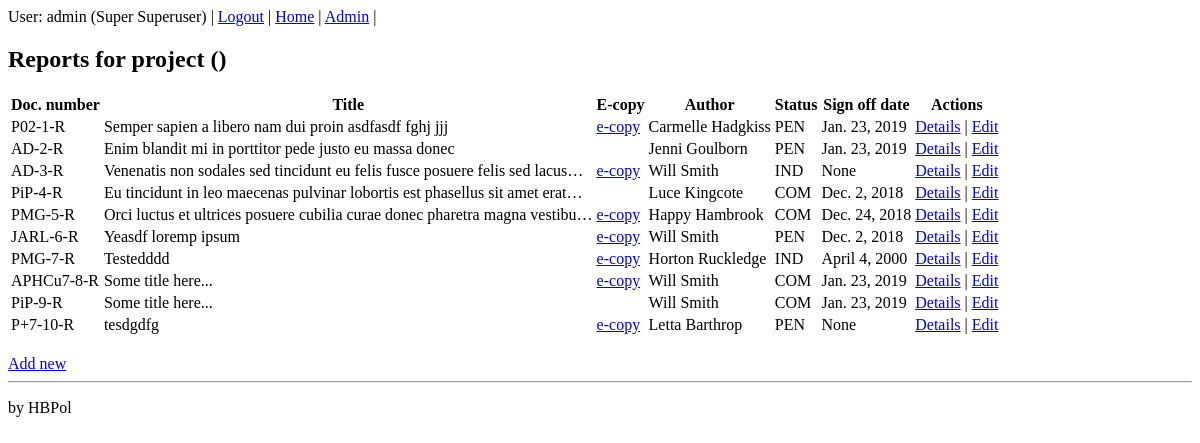
The app's page /coreapp/report/ (signed in), older data.
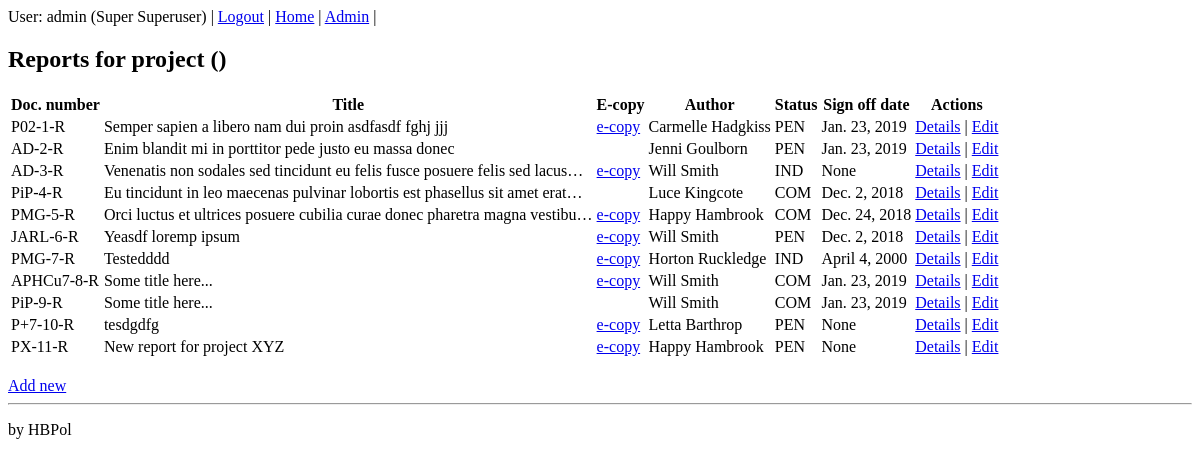
The same page, newer data.
### coreapp/models.py (models this page shows, shortened)
class Document(models.Model):
    author = models.ForeignKey(settings.AUTH_USER_MODEL, on_delete=models.SET_NULL, blank=True, null=True, verbose_name="Main author")
    project = models.ForeignKey(Project, on_delete=models.SET_NULL, blank=True, null=True, verbose_name="Associated project")
    title = models.TextField("Document title")
    location = models.ForeignKey(Location, on_delete=models.SET_NULL, blank=True, null=True, verbose_name="Hard copy location")
    document_code = models.CharField("Document code (e.g. study plan, report... )", max_length=3, choices=DOCUMENT_CODE, default='OTH')
    efile = models.FileField("Scanned copy", upload_to='uploads/', null=True, blank=True)
    class Meta:
        abstract = True

class Report(Document):
    study_plan = models.ManyToManyField(StudyPlan, verbose_name="Study plan(s)") # It is assumed each report has one study plan only (many-to-one)
    status = models.CharField("Document status", max_length=3, choices=DOCUMENT_STATUS, default='PEN')
    document_code = 'R'
    sign_date = models.DateField("Sign-off date", null=True, blank=True)

class Project(models.Model):
    name = models.CharField("Project name", max_length=128)
    leader = models.ForeignKey(settings.AUTH_USER_MODEL, on_delete=models.SET_NULL, blank=True, null=True, verbose_name="Project leader")
    prefix = models.CharField("Project code", max_length=8)

class User (AbstractUser):
    date_left = models.DateField(null=True, blank=True)
    def __str__(self):
        return self.get_full_name()

### coreapp/views.py (the view)
# urls.py: path('report/', views.report_list, name='report-list'),
@login_required
def report_list(request):
    reports = Report.objects.all()
    context = {'reports': reports, 'page_title': 'R&D EPI | Reports'}
    return render(request, 'coreapp/report_list.html', context)

### coreapp/templates/coreapp/report_list.html
{% extends 'coreapp/base_generic.html' %}
{% block content %}
	{% include 'coreapp/report_list_core.html' %}
{% endblock %}

### coreapp/templates/coreapp/report_list_core.html
	<h2>Reports for project {{ project.name }} ({{ project.prefix }})</h2>
	<table>
		<thead>
			<th>Doc. number</th>
			<th>Title</th>
			<th>E-copy</th>
			<th>Author</th>
			<th>Status</th>
			<th>Sign off date</th>
			<th>Actions</th>
		</thead>
		{% for report in reports %}
		<tr>
			<td>{{ report.project.prefix }}-{{ report.id }}-{{ report.document_code }}</td>
			<td>{{ report.title|truncatechars:75 }}</td>
			<td>
			{% if report.efile %}
				<a href="{{ MEDIA_URL }}{{ report.efile }}">e-copy</a>
			{% endif %}
			</td>
			<td>{{ report.author }}</td>
			<td>{{ report.status }}</td>
			<td>{{ report.sign_date }}</td>
			<td><a href="{% url 'report-detail' report.id %}">Details</a> | <a href="{% url 'report-edit' report.id %}">Edit</a></td>
		</tr>
		{% endfor %}
	</table>
	<br>
	<a href="{% url 'report-create' %}">Add new</a>

Row changes from the older to the newer data that the page shows:
added Report: project.prefix "PX", id "11", document_code "R", title "New report for project XYZ", author "Happy Hambrook", status "PEN", sign_date "None"
